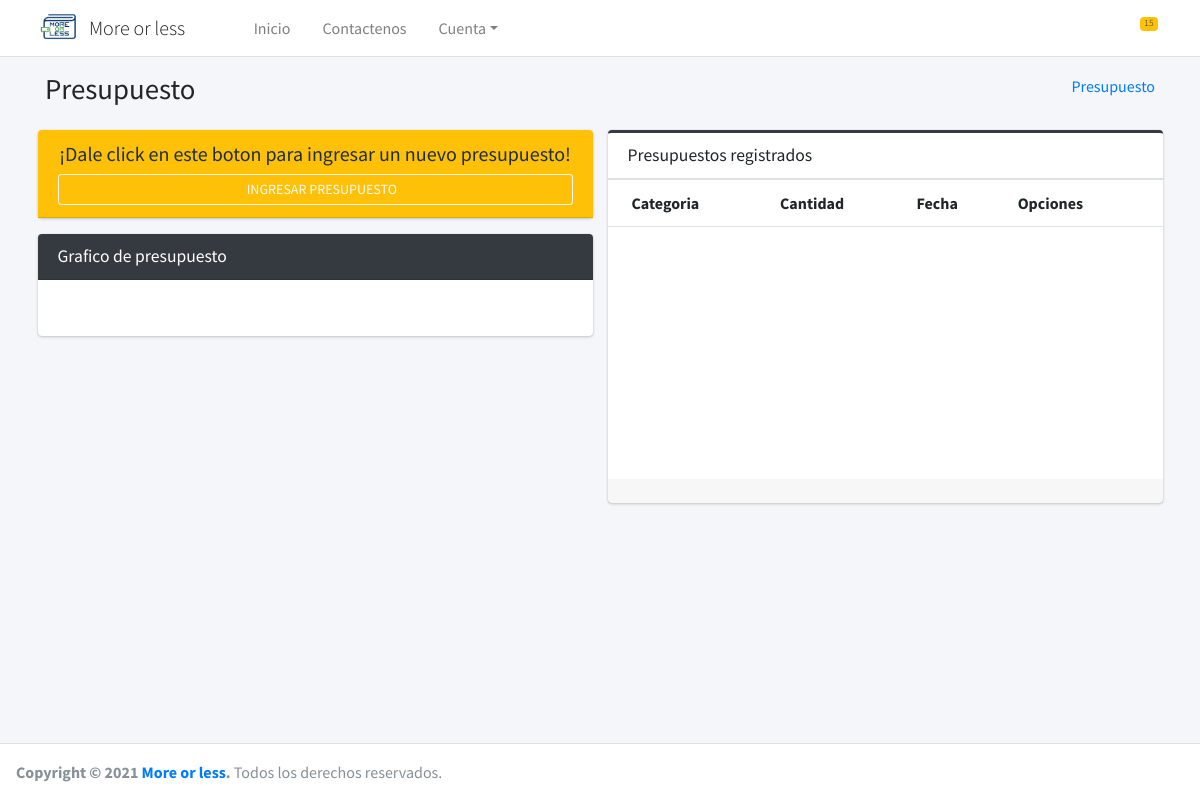
/presupuesto/ (signed in), run on an earlier commit of the app's database.
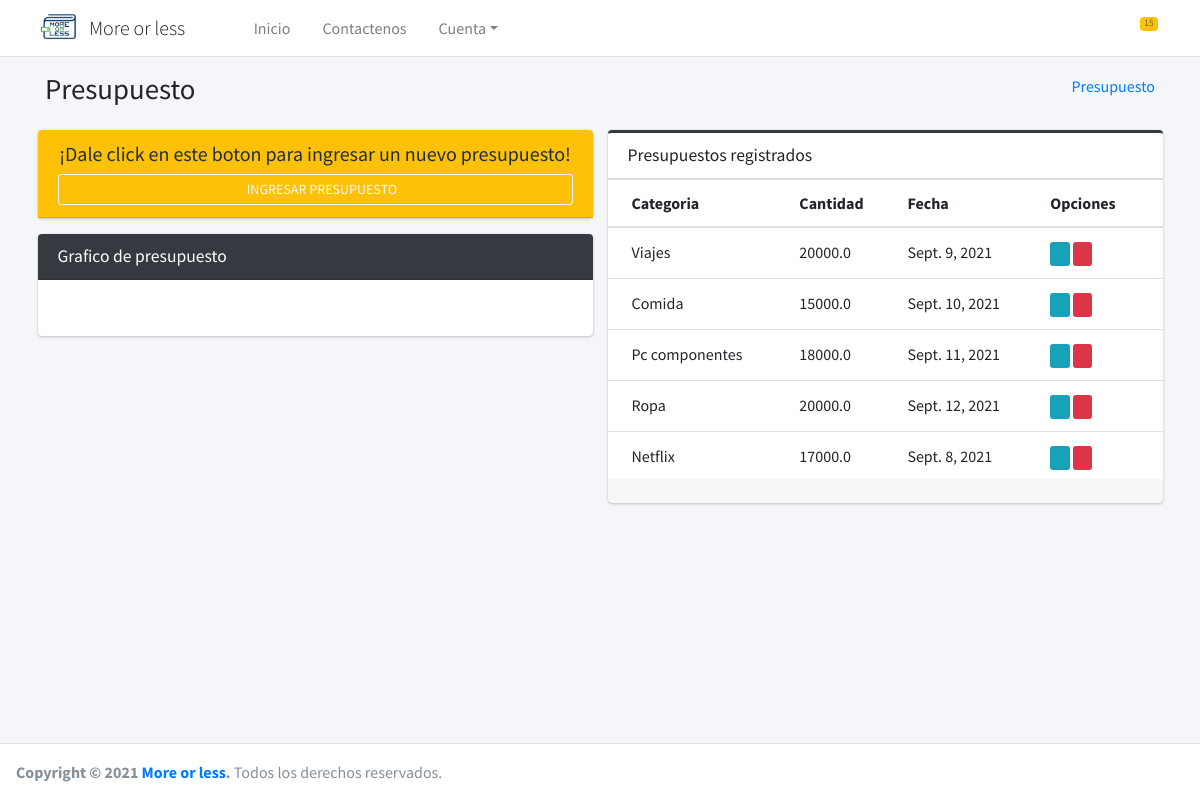
And on a later commit of the database.
### core/presupuesto/models.py (models this page shows, shortened)
class Presupuesto(models.Model):
    date = models.DateField(auto_now=True, verbose_name='Fecha de registro')
    amount = models.FloatField('Monto', blank=True, default=None, null=True)
    category = models.ForeignKey(Categoria, blank=True, null=True, on_delete=models.CASCADE)
    class Meta:
        verbose_name = 'Presupuesto'
        verbose_name_plural = 'Presupuestos'
        db_table = 'presupuesto'
        ordering = ['id']

### core/categorias/models.py (models this page shows, shortened)
class Categoria(models.Model):
    category = models.CharField(max_length=50, verbose_name='Categoria')
    def __str__(self):
        return self.category
    class Meta:
        verbose_name = 'Categoria'
        verbose_name_plural = 'Categorias'
        db_table = 'categoria'
        ordering = ['id']

### core/presupuesto/views.py (the view, shortened to what this page needs)
# urls.py: path('presupuesto/', PresupuestoListView.as_view(), name='presupuesto'),
class PresupuestoListView(ListView):
    model = Presupuesto
    template_name = 'presupuesto.html'
    @method_decorator(login_required)
    @method_decorator(csrf_exempt)
    def dispatch(self, request, *args, **kwargs):
        return super().dispatch(request, *args, **kwargs)
    def obtener_reporte_presupuesto_sem(self):
        year = datetime.now().year
        month = datetime.now().month
        data = []
        for w in range(1, 8):
            dict_data = Presupuesto.objects.filter(date__year=year, date__month=month,
                                                   date__week_day=w).aggregate(
                Sum('amount', output_field=FloatField()))
            if (dict_data['amount__sum'] == None):
                data.append(0)
            else:
                data.append(float(dict_data['amount__sum']))
        return data
    def get_context_data(self, **kwargs):
        context = super().get_context_data(**kwargs)
        context['reporte_presupesto_sem'] = self.obtener_reporte_presupuesto_sem()
        context['title'] = 'Presupuestos registrados'
        return context

### core/registro/models.py (called while the page is built)
    def get_image(self):
        if self.image:
            return "{}{}".format(MEDIA_URL, self.image)
        return "{}{}".format(STATIC_URL, 'img/imagen-perfil-sin-foto.png')

### core/presupuesto/templates/presupuesto.html (shortened to what this page needs)
{% extends 'body.html' %}
{% load static %}
{% block content %}
    <div class="content-wrapper">
        <div class="content-header">
            <div class="container">
                <div class="container-fluid">
                    <div class="row mb-2">
                        <div class="col-sm-6">
                            <h1 class="m-0">Presupuesto</h1>
                        </div>
                        <div class="col-sm-6">
                            <ol class="breadcrumb float-sm-right">
                                <li class="breadcrumb-item"><a href="{% url 'presupuesto' %}">Presupuesto</a></li>
                            </ol>
                        </div>
                    </div>
                </div>
            </div>
        </div>
        <section class="content">
            <div class="container">
                <div class="row">
                    <div class="col-12 col-sm-12 col-lg-6">
                        <div class="card card-yellow">
                            <div class="card-header">
                                <h5 class="text-center">¡Dale click en este boton para ingresar un nuevo
                                    presupuesto!</h5>
                                <a href="{% url 'addPre' %}">
                                    <button type="button" class="btn btn-outline-light btn-block btn-sm"><i
                                            class="fa fa-plus"></i> INGRESAR PRESUPUESTO
                                    </button>
                                </a>
                            </div>
                        </div>
                        <div class="card card-dark">
                            <div class="card-header">
                                <h3 class="card-title">Grafico de presupuesto</h3>
                            </div>
                            <div class="card-body">
                            </div>
                        </div>
                    </div>
                    <div class="col-12 col-sm-12 col-lg-6">
                        {% include 'list_presupuesto.html' %}
                    </div>
                </div>
            </div>
        </section>
    </div>
{% endblock %}

### core/presupuesto/templates/list_presupuesto.html
{% extends 'list.html' %}
{% block columns %}
    <tr>
        <th>Categoria</th>
        <th>Cantidad</th>
        <th>Fecha</th>
        <th>Opciones</th>
    </tr>
{% endblock %}
{% block rows %}
    {% for c in object_list %}
        <tr>
            <td>{{ c.category }}</td>
            <td>{{ c.amount }}</td>
            <td>{{ c.date }}</td>
            <td>
                <a href="{% url 'editPre' c.id %}" class="btn btn-info btn-xs"><i class="fas fa-edit"></i>
                </a>
                <a href="{% url 'deletePre' c.id %}" class="btn btn-danger btn-xs"><i
                        class="fas fa-trash-alt"></i>
                </a>
            </td>
        </tr>
    {% endfor %}
{% endblock %}

What changed in the data, as far as the page shows it:
added Presupuesto: category "Viajes", amount "20000.0", date "Sept. 9, 2021"
added Presupuesto: category "Comida", amount "15000.0", date "Sept. 10, 2021"
added Presupuesto: category "Pc componentes", amount "18000.0", date "Sept. 11, 2021"
added Presupuesto: category "Ropa", amount "20000.0", date "Sept. 12, 2021"
added Presupuesto: category "Netflix", amount "17000.0", date "Sept. 8, 2021"
